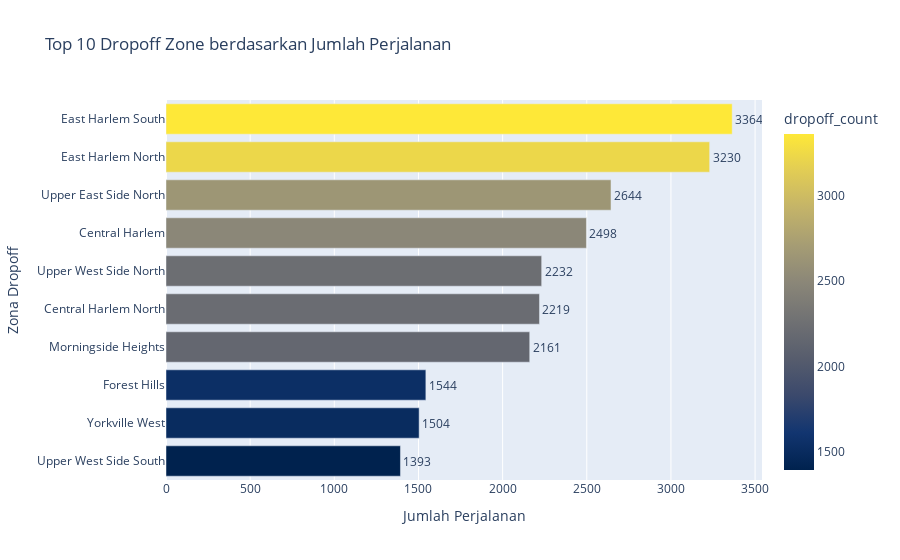

Source (notebook cell):
### Markdown cell above
### Jumlah Perjalanan

### Code cell
top_do_count = df['DO_Zone'].value_counts().head(10).reset_index()
top_do_count.columns = ['DO_Zone', 'dropoff_count']

fig = px.bar(
    top_do_count,
    x='dropoff_count',
    y='DO_Zone',
    orientation='h',
    text='dropoff_count',
    color='dropoff_count',
    color_continuous_scale='cividis',
    title='Top 10 Dropoff Zone berdasarkan Jumlah Perjalanan'
)
fig.update_traces(textposition='outside')
fig.update_layout(yaxis={'categoryorder':'total ascending'},
                  xaxis_title='Jumlah Perjalanan',
                  yaxis_title='Zona Dropoff')
fig.show()

### Figure 1 — Plotly figure (JSON) as saved in the notebook; plotly's stock layout.template omitted (floating-point values rounded to 4 significant figures)
{"data": [{"hovertemplate": "dropoff_count=%{marker.color}<br>DO_Zone=%{y}<extra></extra>", "legendgroup": "", "marker": {"color": [3364, 3230, 2644, 2498, 2232, 2219, 2161, 1544, 1504, 1393], "coloraxis": "coloraxis", "pattern": {"shape": ""}}, "name": "", "orientation": "h", "showlegend": false, "text": [3364.0, 3230.0, 2644.0, 2498.0, 2232.0, 2219.0, 2161.0, 1544.0, 1504.0, 1393.0], "textposition": "outside", "type": "bar", "x": [3364, 3230, 2644, 2498, 2232, 2219, 2161, 1544, 1504, 1393], "xaxis": "x", "y": ["East Harlem South", "East Harlem North", "Upper East Side North", "Central Harlem", "Upper West Side North", "Central Harlem North", "Morningside Heights", "Forest Hills", "Yorkville West", "Upper West Side South"], "yaxis": "y"}], "layout": {"barmode": "relative", "coloraxis": {"colorbar": {"title": {"text": "dropoff_count"}}, "colorscale": [[0, "#00224e"], [0.1111, "#123570"], [0.2222, "#3b496c"], [0.3333, "#575d6d"], [0.4444, "#707173"], [0.5556, "#8a8678"], [0.6667, "#a59c74"], [0.7778, "#c3b369"], [0.8889, "#e1cc55"], [1, "#fee838"]]}, "legend": {"tracegroupgap": 0}, "title": {"text": "Top 10 Dropoff Zone berdasarkan Jumlah Perjalanan"}, "xaxis": {"anchor": "y", "domain": [0, 1], "title": {"text": "Jumlah Perjalanan"}}, "yaxis": {"anchor": "x", "categoryorder": "total ascending", "domain": [0, 1], "title": {"text": "Zona Dropoff"}}}}
